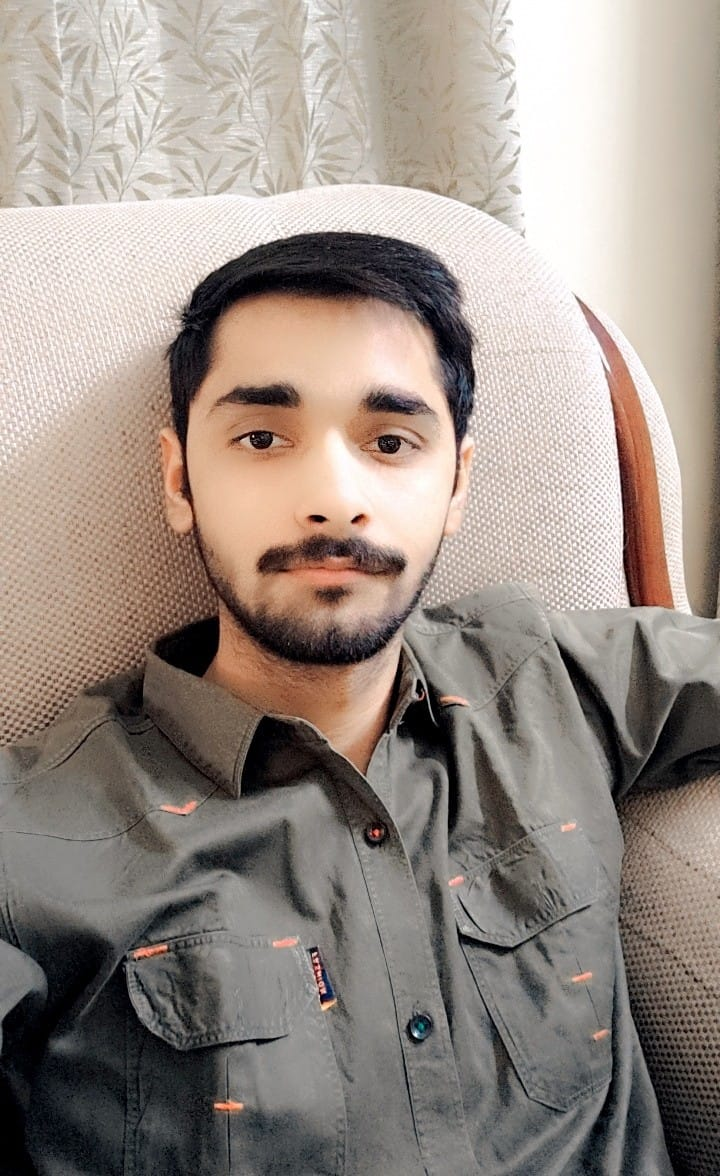
#> input picture picture.jpg, 720 x 1176 px, found by its file name
$ jupyter execute Image_Processing.ipynb
#> lines starting #> are read from the running program, lines starting #| are printed output that depends on the picture; after the words box and inside, x2 and y2 are one past the last pixel; in counts of white or black regions, pixels touching at a corner belong together
# **cv2**

[cell 1]
import cv2
import matplotlib.pyplot as plt
import numpy as np

img_path = '/content/picture.jpg'
img = cv2.imread(img_path)
#> img is the input picture: shape (1176, 720, 3); mean B, G, R 133.8, 141.8, 153.1
print(img.shape)
#| (1176, 720, 3)

[cell 2]
plt.imshow(img)

[cell 3]
gray_img = cv2.cvtColor(img,cv2.COLOR_BGR2GRAY)
plt.imshow(gray_img,cmap='gray')
print(gray_img.shape)
#| (1176, 720)

[cell 4]
x=100
y=200
width=450
height=700
cropped_img = img[y:y+height,x:x+width]
plt.imshow(cv2.cvtColor(cropped_img,cv2.COLOR_BGR2RGB))
plt.axis('off')

[cell 5]
(thresh,blackNwhite_img) = cv2.threshold(gray_img,110,255,cv2.THRESH_BINARY)
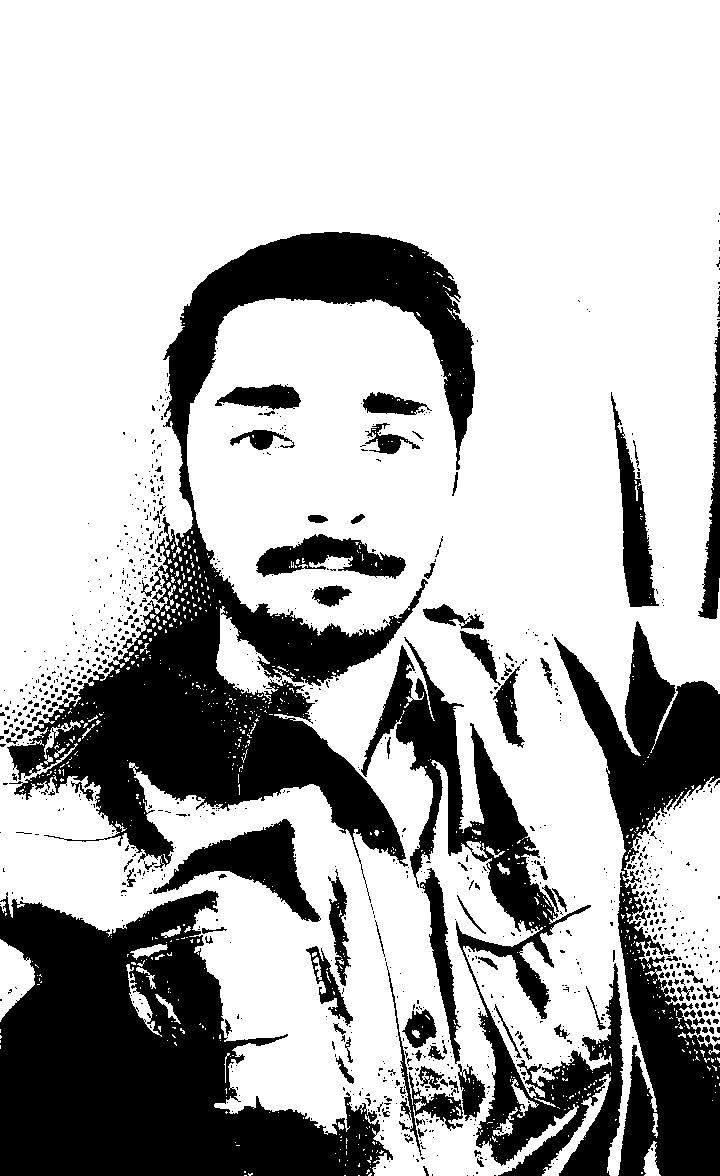
#> blackNwhite_img: shape (1176, 720); 71.2% white; 987 black regions (875 under 20 px), largest, box (x1, y1, x2, y2) and area: (7, 232, 475, 903) 77250, (0, 890, 393, 1176) 64678, (554, 621, 720, 1176) 33080
plt.imshow(blackNwhite_img,cmap='gray')

[cell 6]
blurred_img = cv2.blur(gray_img,(10,10))
plt.imshow(blurred_img,cmap='gray')

[cell 7]
angle=-30
scale=1.0
[h,w]=img.shape[:2]
#> h = 1176; w = 720
centre=[w//2,h//2]
#> centre = [360, 588]
M=cv2.getRotationMatrix2D(centre,angle,scale)
rotated_img=cv2.warpAffine(gray_img,M,(w,h))
plt.imshow(cv2.cvtColor(rotated_img,cv2.COLOR_BGR2RGB))
plt.axis('off')

[cell 8]
outlined_img=cv2.Canny(gray_img,200,255)
#> outlined_img: shape (1176, 720); 3.9% white in thin lines or dots
plt.imshow(outlined_img,cmap='gray')

[cell 9]
lines=cv2.HoughLinesP(outlined_img,1,np.pi/180,150)
#> lines = 276 rows, first 6: [498, 425, 498, 426], [544, 575, 544, 575], [617, 814, 621, 829], [535, 569, 535, 569], [650, 924, 650, 925], [653, 931, 653, 931]
for line in lines:
  x1,y1,x2,y2=line[0]
  cv2.line(outlined_img,(x1,y1),(x2,y2),(0,255,0),4)
#> this loop made 276 passes
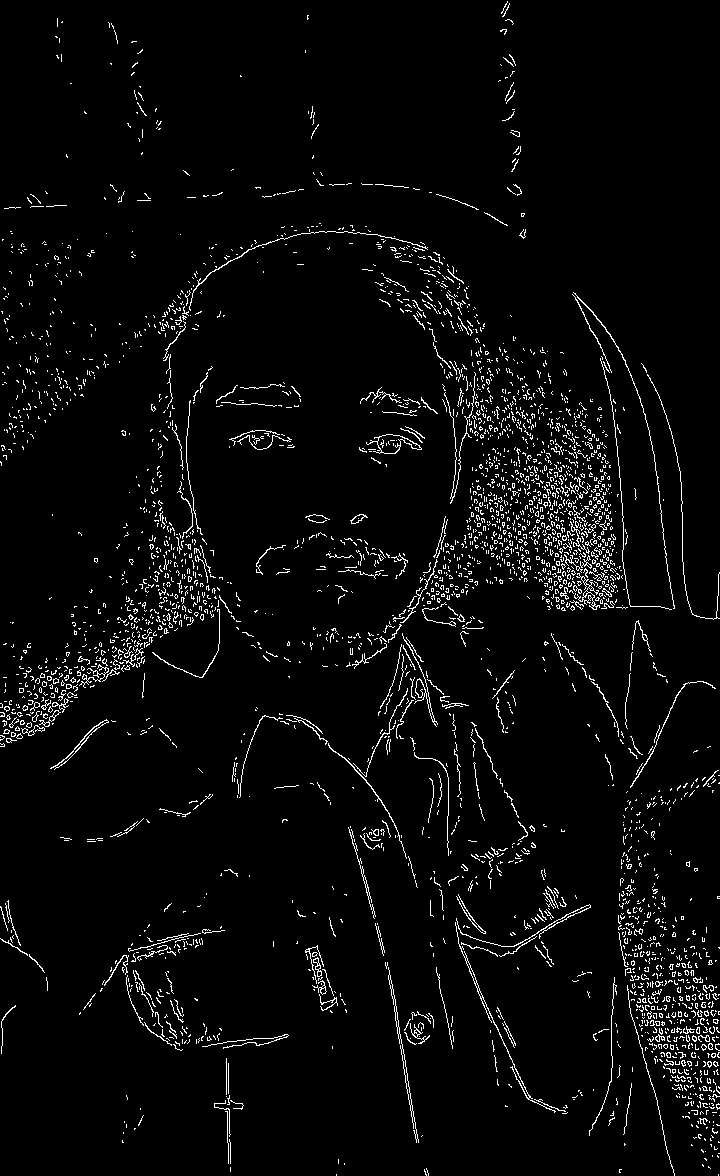
#> outlined_img: shape (1176, 720); 3.7% white in thin lines or dots
plt.imshow(outlined_img)

# **scikit-image**

[cell 10]
from skimage.io import imread
image=imread('/content/rose.jpeg')
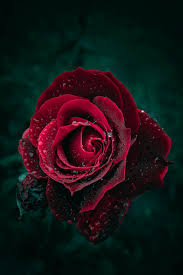
#> input picture rose.jpeg, 183 x 275 px, found by its file name
#> image is the input picture: shape (275, 183, 3); mean R, G, B 24.8, 21.2, 22.8
type(image)

[cell 11]
import numpy as np
image_matrix=np.array(image)
print(image_matrix)
#> (printed output is left out)

[cell 12]
image.shape
#> Out = (275, 183, 3)

[cell 13]
plt.imshow(image)

[cell 14]
image.ndim
#> Out = 3

[cell 15]
image.size
#> Out = 150975

[cell 16]
import matplotlib.pyplot as plt
red=image[:,:,0]         # 0:red
plt.figure()
plt.subplot(1,2,1)
plt.imshow(image)
plt.title('Original image')
plt.subplot(1,2,2)
plt.imshow(red,cmap='Reds_r')
plt.title('red channel')

[cell 17]
import matplotlib.pyplot as plt
green=image[:,:,1]    # 1:green
plt.figure()
plt.subplot(1,2,1)
plt.imshow(image)
plt.title('Original image')
plt.subplot(1,2,2)
plt.imshow(green,cmap='Greens_r')
plt.title('green channel')

[cell 18]
import matplotlib.pyplot as plt
blue=image[:,:,2]        # 2:blue
plt.figure()
plt.subplot(1,2,1)
plt.imshow(image)
plt.title('Original image')
plt.subplot(1,2,2)
plt.imshow(blue,cmap='Blues_r')
plt.title('blue channel')

[cell 19]
import matplotlib.pyplot as plt
from skimage.color import rgb2gray
from skimage.io import imread

def compare(img1,img2,title1,title2):
  plt.figure(figsize=(5,3))

  plt.subplot(1,2,1)
  plt.imshow(img1)
  plt.title(title1)
  plt.axis('off')

  plt.subplot(1,2,2)
  plt.imshow(img2,cmap='gray')
  plt.title(title2)
  plt.axis('off')

  plt.tight_layout()

imag=imread('/content/rose.jpeg')
gray=rgb2gray(imag)
compare(imag,gray,'Original image','Gray image')

[cell 20]
gray.shape
#> Out = (275, 183)

[cell 21]
import matplotlib.pyplot as plt
from skimage.color import rgb2gray
from skimage.io import imread

def compare(img1,img2,title1,title2):
  plt.figure(figsize=(5,4))

  plt.subplot(1,2,1)
  plt.imshow(img1)
  plt.title(title1)
  plt.axis('off')

  plt.subplot(1,2,2)
  plt.imshow(img2)
  plt.title(title2)
  plt.axis('off')

  plt.tight_layout()

picture=imread('/content/picture.jpg')
h_flipped = np.fliplr(picture)
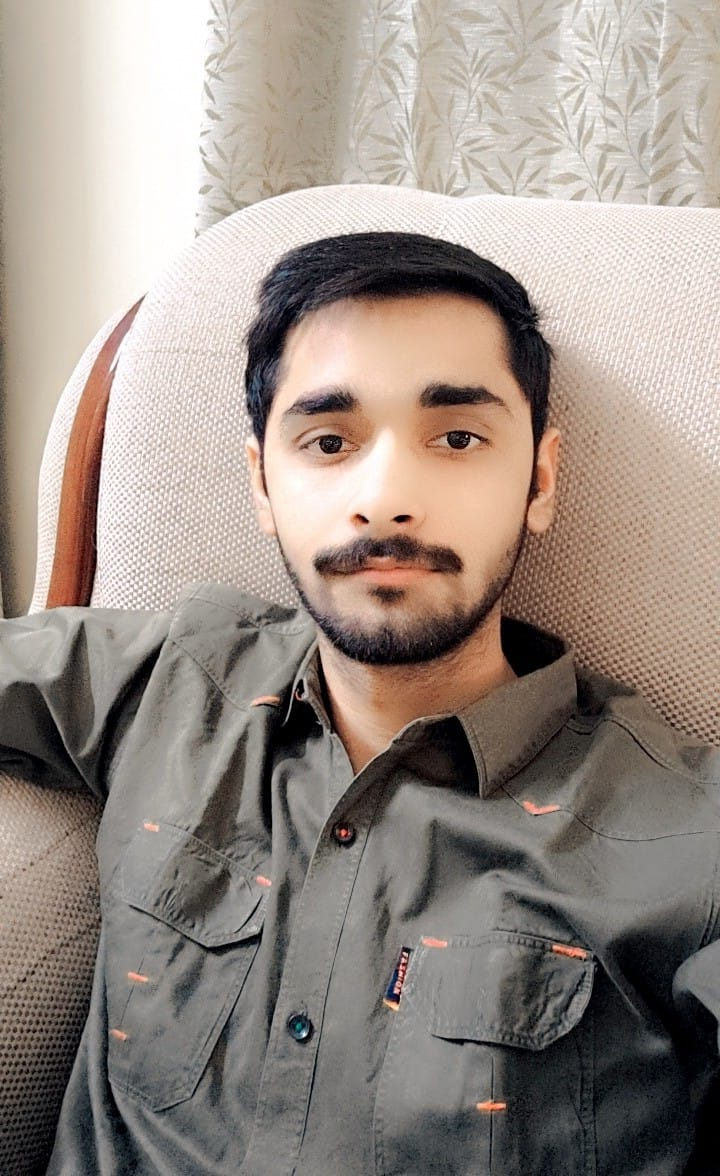
#> h_flipped: shape (1176, 720, 3); mean R, G, B 153.1, 141.8, 133.8
v_flipped = np.flipud(picture)
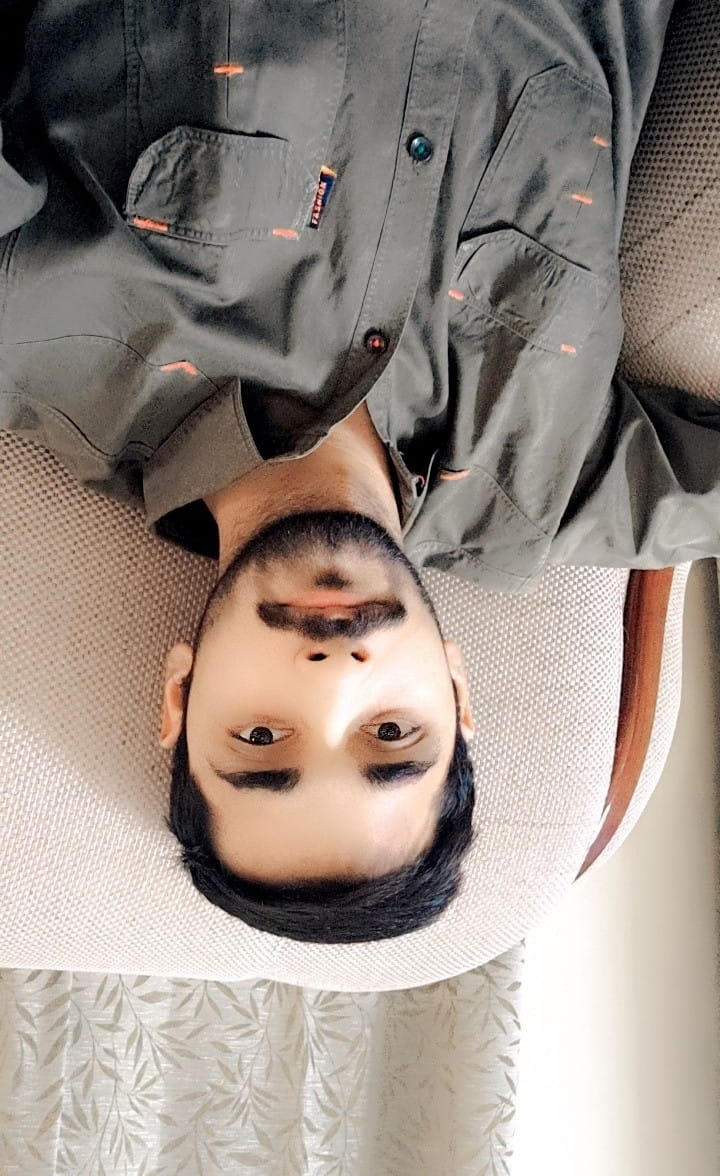
#> v_flipped: shape (1176, 720, 3); mean R, G, B 153.1, 141.8, 133.8
compare(picture,h_flipped,'Original image','horizontally flipped')
compare(picture,v_flipped,'Original image','vertically flipped')

[cell 22]
def plot_with_hist_channel(image,channel):
  channels=['red','green','blue']
  channel_idx=channels.index(channel)
  color=channels[channel_idx]
  extracted_channel=image[:,:,channel_idx]
  fig,(ax1,ax2)=plt.subplots(ncols=2,figsize=(9,5))
  ax1.imshow(image)
  ax1.axis('off')
  ax2.hist(extracted_channel.ravel(),bins=256,color=color)
  ax2.set_xlim([0,100])
  ax2.set_title(f"{channels[channel_idx]} histogram")
  plt.tight_layout()

[cell 23]
colorful_scenery=imread("/content/rose.jpeg")

[cell 24]
plot_with_hist_channel(colorful_scenery,"red")
#> figure, not shown here; panel 2: tallest bar 20619 high, from x = 0 to 0.996

[cell 25]
plot_with_hist_channel(colorful_scenery,"green")
#> figure, not shown here; panel 2: tallest bar 3562 high, from x = 14.94 to 15.94

[cell 26]
plot_with_hist_channel(colorful_scenery,"blue")
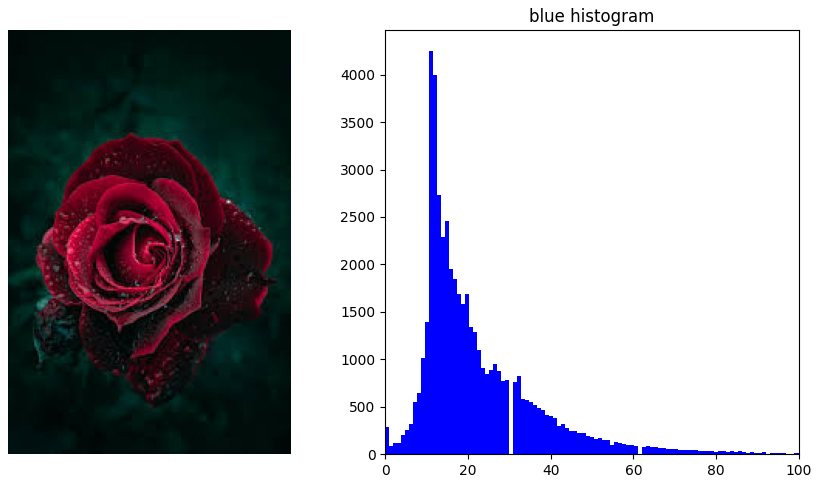
#> figure drawn by matplotlib, 2 panels; panel 2: tallest bar 4254 high, from x = 10.66 to 11.62

**Image Conversion** *(jpeg to png)*

[cell 27]
input = '/content/rose.jpeg'
output = '/content/rose.png'
rose=cv2.imread(input)
cv2.imwrite('/content/rose.png',rose)
print("Converted Successfully!!")
